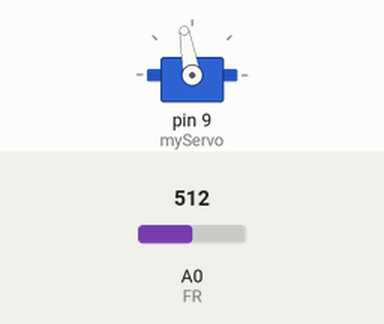
The sketch below on a simulated Arduino Uno, built with avr-gcc and run on an emulated ATmega328P. On the bench: servo. The test bench sets the inputs (shaded band); at power-on: A0 (FR) = 512.

Above: at 1.2 s.
1.3 s: A0 (FR) set to 716
At 2.5 s:
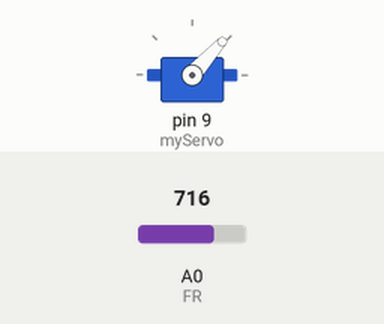
2.8 s: A0 (FR) set to 900
At 3.6 s:
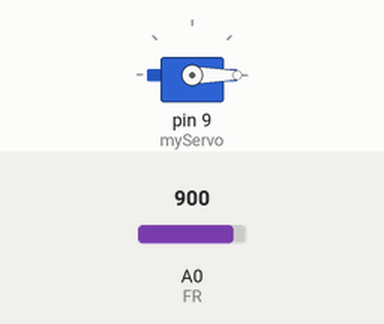
4.3 s: A0 (FR) set to 306
At 4.8 s:
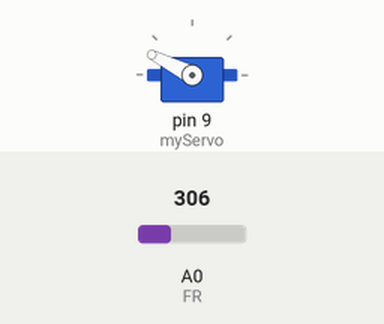
5.8 s: A0 (FR) set to 190
At 7.0 s:
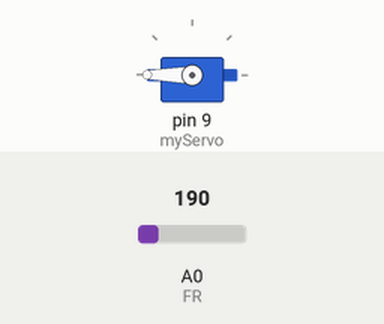
7.3 s: A0 (FR) set to 210
At 8.3 s:
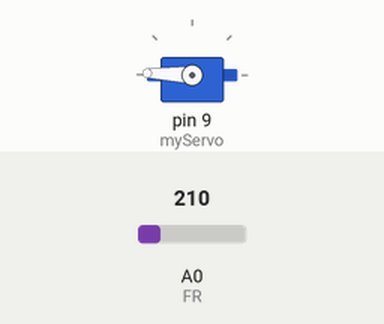
8.8 s: A0 (FR) set to 122
At 9.4 s:
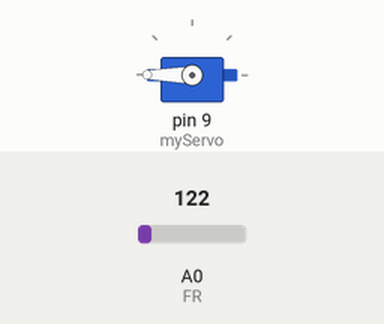
Timing chart, 0 to 11.3 s (numbered marks = the images above; inputs shaded):
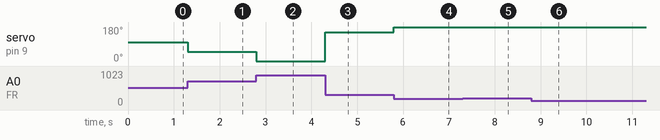

The sketch:

sketch_lr22.ino
```cpp
#include <Servo.h>

const int MAX_L=900;
const int MIN_L=200;
const int FR=0;
int val;
int angle;

Servo myServo;
void setup()
{
 // attach serv to pin 9
 myServo.attach(9);
}

void loop()
{
 val = analogRead(FR);

 val = map(val, MIN_L, MAX_L, 180, 0);
 angle = constrain(val, 0, 180);

 myServo.write(angle);
}
```

Measured:
- after the input at 1.3 s, servo on pin 9 (myServo): 100° → 48° at once
- after the input at 2.8 s, servo on pin 9 (myServo): 48° → 0° at once
- after the input at 4.3 s, servo on pin 9 (myServo): 0° → 153° at once
- after the input at 5.8 s, servo on pin 9 (myServo): 153° → 180° at once
- after the input at 7.3 s, servo on pin 9 (myServo): 180° → 178° at once
- after the input at 8.8 s, servo on pin 9 (myServo): 178° → 180° at once
